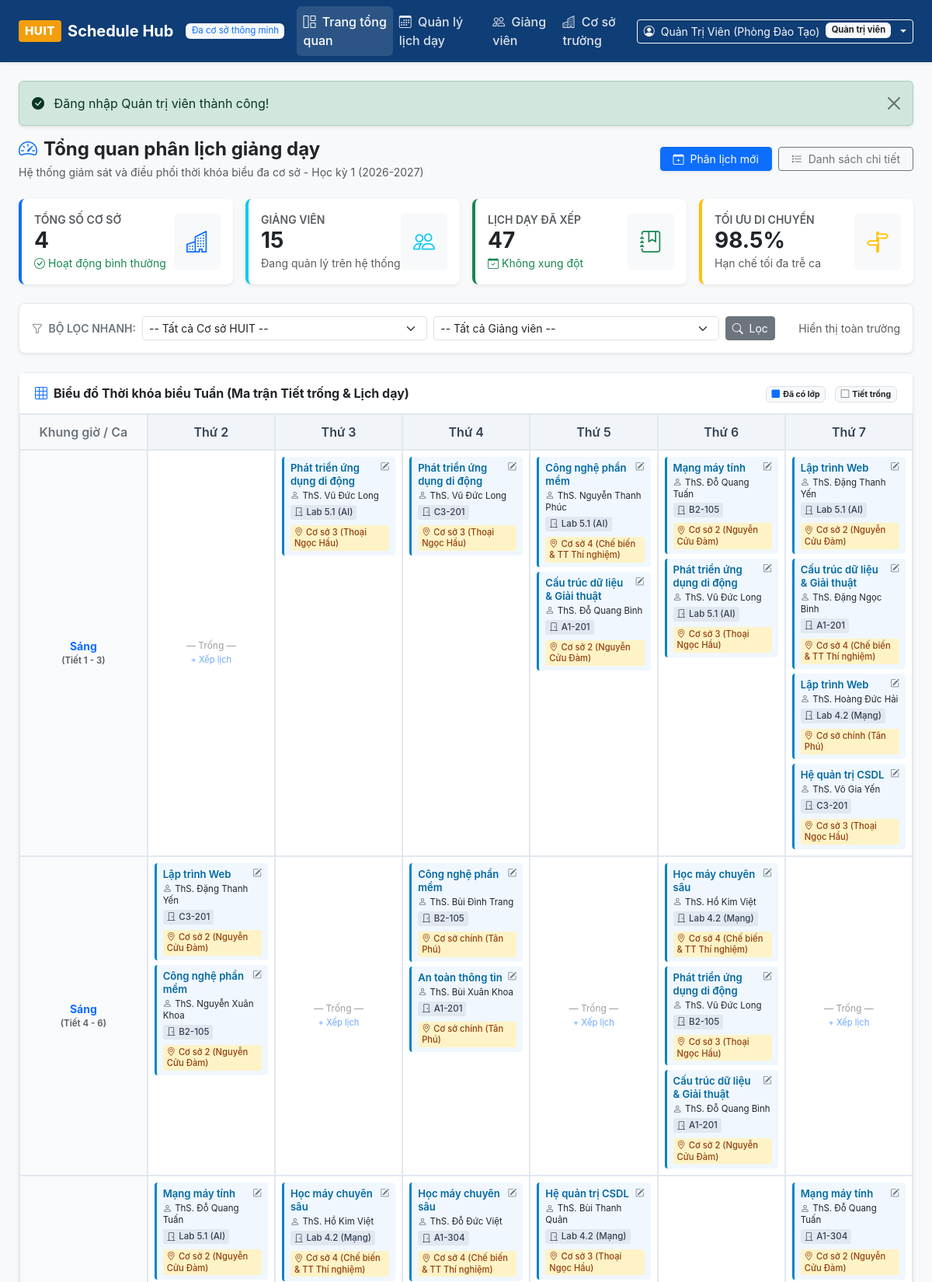
The page /?action=dashboard (signed in, upper part) on the database its author committed.
### tables this page shows
CREATE TABLE `schedules` (
  `id` int NOT NULL AUTO_INCREMENT,
  `teacher_id` int NOT NULL,
  `branch_id` int NOT NULL,
  `subject_name` varchar(150) NOT NULL,
  `room` varchar(50) NOT NULL,
  `day_of_week` varchar(20) NOT NULL,
  `shift_or_periods` varchar(50) NOT NULL,
  `semester` varchar(50) DEFAULT 'HK1 (2026-2027)',
  `notes` text,
  `created_at` timestamp NULL DEFAULT CURRENT_TIMESTAMP,
  PRIMARY KEY (`id`),
  KEY `fk_schedule_teacher` (`teacher_id`),
  KEY `fk_schedule_branch` (`branch_id`),
  CONSTRAINT `fk_schedule_branch` FOREIGN KEY (`branch_id`) REFERENCES `branches` (`id`) ON DELETE CASCADE,
  CONSTRAINT `fk_schedule_teacher` FOREIGN KEY (`teacher_id`) REFERENCES `teachers` (`id`) ON DELETE CASCADE
);

CREATE TABLE `teachers` (
  `id` int NOT NULL AUTO_INCREMENT,
  `full_name` varchar(150) NOT NULL,
  `email` varchar(150) NOT NULL,
  `phone` varchar(20) NOT NULL,
  `expertise` varchar(255) NOT NULL,
  `password` varchar(255) NOT NULL DEFAULT '$2y$10$92IXUNpkjO0rOQ5byMi.Ye4oKoEa3Ro9llC/.og/at2.uheWG/igi',
  `created_at` timestamp NULL DEFAULT CURRENT_TIMESTAMP,
  PRIMARY KEY (`id`),
  UNIQUE KEY `email` (`email`)
);

CREATE TABLE `branches` (
  `id` int NOT NULL AUTO_INCREMENT,
  `branch_name` varchar(255) NOT NULL,
  `address` varchar(255) NOT NULL,
  `created_at` timestamp NULL DEFAULT CURRENT_TIMESTAMP,
  PRIMARY KEY (`id`)
);

### src/Controllers/DashboardController.php (called while the page is built, shortened)
<?php
class DashboardController {
    public function index(): void {
        $selectedBranchId = !empty($_GET['branch_id']) ? (int)$_GET['branch_id'] : null;
        $selectedTeacherId = !empty($_GET['teacher_id']) ? (int)$_GET['teacher_id'] : null;
        $branches = Branch::all();
        $teachers = Teacher::all();
        $totalBranches = count($branches);
        $totalTeachers = count($teachers);
        $allSchedules = Schedule::all();
        $totalSchedules = count($allSchedules);
        $matrix = Schedule::getMatrixData($selectedBranchId, $selectedTeacherId);
        $days = Schedule::$daysOfWeek;
        $shifts = Schedule::$shifts;
        require_once __DIR__ . '/../../views/dashboard/index.php';
    }
}

### src/Models/Branch.php (called while the page is built, shortened)
<?php
class Branch {
    public static function all(): array {
        $pdo = Database::getConnection();
        $stmt = $pdo->query("SELECT b.*, COUNT(s.id) AS schedule_count
                             FROM branches b
                             LEFT JOIN schedules s ON b.id = s.branch_id
                             GROUP BY b.id
                             ORDER BY b.id ASC");
        return $stmt->fetchAll();
    }
}

### src/Models/Teacher.php (called while the page is built, shortened)
<?php
class Teacher {
    public static function all(?string $search = null): array {
        $pdo = Database::getConnection();
        if ($search) {
            $stmt = $pdo->prepare("SELECT t.*, COUNT(s.id) AS schedule_count
                                 FROM teachers t
                                 LEFT JOIN schedules s ON t.id = s.teacher_id
                                 WHERE t.full_name LIKE :s OR t.email LIKE :s OR t.expertise LIKE :s
                                 GROUP BY t.id
                                 ORDER BY t.full_name ASC");
            $stmt->execute(['s' => "%{$search}%"]);
        } else {
            $stmt = $pdo->query("SELECT t.*, COUNT(s.id) AS schedule_count
                                 FROM teachers t
                                 LEFT JOIN schedules s ON t.id = s.teacher_id
                                 GROUP BY t.id
                                 ORDER BY t.full_name ASC");
        }
        return $stmt->fetchAll();
    }
}

### src/Models/Schedule.php (called while the page is built, shortened)
<?php
class Schedule {
    public static array $daysOfWeek = [
        'Thứ 2',
        'Thứ 3',
        'Thứ 4',
        'Thứ 5',
        'Thứ 6',
        'Thứ 7'
    ];
    public static array $shifts = [
        'Sáng (Tiết 1 - 3)',
        'Sáng (Tiết 4 - 6)',
        'Chiều (Tiết 7 - 9)',
        'Chiều (Tiết 10 - 12)',
        'Tối (Tiết 13 - 15)'
    ];
    public static function all(array $filters = []): array {
        $pdo = Database::getConnection();
        $sql = "SELECT s.*,
                       t.full_name AS teacher_name, t.email AS teacher_email, t.expertise,
                       b.branch_name, b.address AS branch_address
                FROM schedules s
                JOIN teachers t ON s.teacher_id = t.id
                JOIN branches b ON s.branch_id = b.id
                WHERE 1=1";
        $params = [];
        $sql .= " ORDER BY FIELD(s.day_of_week, 'Thứ 2','Thứ 3','Thứ 4','Thứ 5','Thứ 6','Thứ 7'), s.shift_or_periods ASC";
        $stmt = $pdo->prepare($sql);
        $stmt->execute($params);
        return $stmt->fetchAll();
    }
    public static function getMatrixData(?int $branchId = null, ?int $teacherId = null): array {
        $schedules = self::all([
            'branch_id' => $branchId,
            'teacher_id' => $teacherId
        ]);
        $matrix = [];
        foreach (self::$shifts as $shift) {
            $matrix[$shift] = [];
            foreach (self::$daysOfWeek as $day) {
                $matrix[$shift][$day] = [];
            }
        }
        foreach ($schedules as $s) {
            $shift = $s['shift_or_periods'];
            $day = $s['day_of_week'];
            if (isset($matrix[$shift][$day])) {
                $matrix[$shift][$day][] = $s;
            }
        }
        return $matrix;
    }
}

### views/dashboard/index.php (the view, shortened to what this page needs)
<?php
require_once __DIR__ . '/../layouts/header.php';
?>
<div class="d-flex flex-column flex-md-row justify-content-between align-items-md-center gap-3 mb-4">
    <div>
        <h4 class="fw-bold mb-1 text-dark">
            <i class="bi bi-speedometer2 text-primary me-2"></i>Tổng quan phân lịch giảng dạy
        </h4>
        <p class="text-muted small mb-0">Hệ thống giám sát và điều phối thời khóa biểu đa cơ sở - Học kỳ 1 (2026-2027)</p>
    </div>
    <div class="d-flex gap-2">
        <a href="?action=schedule_create" class="btn btn-primary btn-sm px-3 shadow-sm">
            <i class="bi bi-calendar-plus me-1"></i> Phân lịch mới
        </a>
        <a href="?action=schedules" class="btn btn-outline-secondary btn-sm px-3">
            <i class="bi bi-list-task me-1"></i> Danh sách chi tiết
        </a>
    </div>
</div>
<div class="row g-3 mb-4">
    <div class="col-sm-6 col-xl-3">
        <div class="card p-3 border-0 shadow-sm border-start border-primary border-4">
            <div class="d-flex align-items-center justify-content-between">
                <div>
                    <div class="text-muted small text-uppercase fw-semibold">Tổng số cơ sở</div>
                    <div class="h3 fw-bold mb-0 text-dark"><?= $totalBranches ?></div>
                    <small class="text-success"><i class="bi bi-check-circle me-1"></i>Hoạt động bình thường</small>
                </div>
                <div class="p-3 bg-light rounded text-primary fs-3">
                    <i class="bi bi-buildings"></i>
                </div>
            </div>
        </div>
    </div>
    <div class="col-sm-6 col-xl-3">
        <div class="card p-3 border-0 shadow-sm border-start border-info border-4">
            <div class="d-flex align-items-center justify-content-between">
                <div>
                    <div class="text-muted small text-uppercase fw-semibold">Giảng viên</div>
                    <div class="h3 fw-bold mb-0 text-dark"><?= $totalTeachers ?></div>
                    <small class="text-muted">Đang quản lý trên hệ thống</small>
                </div>
                <div class="p-3 bg-light rounded text-info fs-3">
                    <i class="bi bi-people"></i>
                </div>
            </div>
        </div>
    </div>
    <div class="col-sm-6 col-xl-3">
        <div class="card p-3 border-0 shadow-sm border-start border-success border-4">
            <div class="d-flex align-items-center justify-content-between">
                <div>
                    <div class="text-muted small text-uppercase fw-semibold">Lịch dạy đã xếp</div>
                    <div class="h3 fw-bold mb-0 text-dark"><?= $totalSchedules ?></div>
                    <small class="text-success"><i class="bi bi-calendar-check me-1"></i>Không xung đột</small>
                </div>
                <div class="p-3 bg-light rounded text-success fs-3">
                    <i class="bi bi-journal-bookmark"></i>
                </div>
            </div>
        </div>
    </div>
    <div class="col-sm-6 col-xl-3">
        <div class="card p-3 border-0 shadow-sm border-start border-warning border-4">
            <div class="d-flex align-items-center justify-content-between">
                <div>
                    <div class="text-muted small text-uppercase fw-semibold">Tối ưu di chuyển</div>
                    <div class="h3 fw-bold mb-0 text-dark">98.5%</div>
                    <small class="text-muted">Hạn chế tối đa trễ ca</small>
                </div>
                <div class="p-3 bg-light rounded text-warning fs-3">
                    <i class="bi bi-signpost-split"></i>
                </div>
            </div>
        </div>
    </div>
</div>
<div class="card shadow-sm mb-4">
    <div class="card-body py-3">
        <form method="GET" action="" class="row g-2 align-items-center">
            <div class="col-12 col-md-auto fw-semibold text-secondary small text-uppercase">
                <i class="bi bi-funnel me-1"></i> Bộ lọc nhanh:
            </div>
            <div class="col-12 col-md-4">
                <select name="branch_id" class="form-select form-select-sm" onchange="this.form.submit()">
                    <option value="">-- Tất cả Cơ sở HUIT --</option>
                </select>
            </div>
            <div class="col-12 col-md-4">
                <select name="teacher_id" class="form-select form-select-sm" onchange="this.form.submit()">
                    <option value="">-- Tất cả Giảng viên --</option>
                </select>
            </div>
            <div class="col-12 col-md-auto d-flex gap-2">
                <button type="submit" class="btn btn-secondary btn-sm">
                    <i class="bi bi-search me-1"></i> Lọc
                </button>
            </div>
            <div class="col-12 col-md text-md-end text-muted small">
                <?php if ($selectedBranchId || $selectedTeacherId): ?>
                    <span class="badge bg-primary">Đang lọc kết quả</span>
                <?php else: ?>
                    <span>Hiển thị toàn trường</span>
                <?php endif; ?>
            </div>
        </form>
    </div>
</div>
<div class="card shadow-sm mb-4">
    <div class="card-header bg-white d-flex justify-content-between align-items-center">
        <span class="fw-bold text-dark">
            <i class="bi bi-grid-3x3 me-2 text-primary"></i>Biểu đồ Thời khóa biểu Tuần (Ma trận Tiết trống & Lịch dạy)
        </span>
        <div class="small text-muted d-none d-md-block">
            <span class="badge bg-light text-dark border me-2"><i class="bi bi-square-fill text-primary me-1"></i>Đã có lớp</span>
            <span class="badge bg-light text-dark border"><i class="bi bi-square text-muted me-1"></i>Tiết trống</span>
        </div>
    </div>
    <div class="card-body p-0 table-responsive">
        <table class="table-matrix mb-0">
            <thead>
                <tr>
                    <th style="width: 140px;" class="bg-light text-secondary">Khung giờ / Ca</th>
                    <?php foreach ($days as $day): ?>
                        <th class="text-center"><?= htmlspecialchars($day) ?></th>
                    <?php endforeach; ?>
                </tr>
            </thead>
            <tbody>
                <?php foreach ($shifts as $shift): ?>
                    <tr>
                        <td class="shift-header">
                            <div class="fw-bold text-primary small"><?= htmlspecialchars(explode('(', $shift)[0]) ?></div>
                            <div class="text-muted" style="font-size: 0.72rem;"><?= htmlspecialchars('(' . (explode('(', $shift)[1] ?? '')) ?></div>
                        </td>
                        <?php foreach ($days as $day): ?>
                            <?php $cellSchedules = $matrix[$shift][$day] ?? []; ?>
                            <td>
                                <?php if (!empty($cellSchedules)): ?>
                                    <?php foreach ($cellSchedules as $sch): ?>
                                        <div class="schedule-card">
                                            <div class="d-flex justify-content-between align-items-start">
                                                <span class="subj-title"><?= htmlspecialchars($sch['subject_name']) ?></span>
                                                <a href="?action=schedule_edit&id=<?= $sch['id'] ?>" class="text-secondary small ms-1" title="Chỉnh sửa">
                                                    <i class="bi bi-pencil-square"></i>
                                                </a>
                                            </div>
                                            <div class="text-dark small mb-1">
                                                <i class="bi bi-person me-1 text-muted"></i><?= htmlspecialchars($sch['teacher_name']) ?>
                                            </div>
                                            <div class="d-flex flex-wrap gap-1 align-items-center">
                                                <span class="badge-room"><i class="bi bi-door-closed me-1"></i><?= htmlspecialchars($sch['room']) ?></span>
                                                <span class="badge-branch"><i class="bi bi-geo-alt me-1"></i><?= htmlspecialchars($sch['branch_name']) ?></span>
                                            </div>
                                        </div>
                                    <?php endforeach; ?>
                                <?php else: ?>
                                    <div class="h-100 d-flex flex-column justify-content-center align-items-center text-muted" style="opacity: 0.6; min-height: 70px;">
                                        <span class="small" style="font-size: 0.75rem;">— Trống —</span>
                                        <a href="?action=schedule_create&day=<?= urlencode($day) ?>&shift=<?= urlencode($shift) ?><?= $selectedBranchId ? '&branch_id='.$selectedBranchId : '' ?><?= $selectedTeacherId ? '&teacher_id='.$selectedTeacherId : '' ?>"
                                           class="btn btn-link btn-sm p-0 text-decoration-none" style="font-size: 0.7rem;">
                                            + Xếp lịch
                                        </a>
                                    </div>
                                <?php endif; ?>
                            </td>
                        <?php endforeach; ?>
                    </tr>
                <?php endforeach; ?>
            </tbody>
        </table>
    </div>
</div>
<?php require_once __DIR__ . '/../layouts/footer.php'; ?>

### rows shown on the page
schedules: subject_name "Phát triển ứng dụng di động", teacher.full_name "ThS. Vũ Đức Long", room "Lab 5.1 (AI)", branch.branch_name "Cơ sở 3 (Thoại Ngọc Hầu)"
schedules: subject_name "Phát triển ứng dụng di động", teacher.full_name "ThS. Vũ Đức Long", room "C3-201", branch.branch_name "Cơ sở 3 (Thoại Ngọc Hầu)"
schedules: subject_name "Công nghệ phần mềm", teacher.full_name "ThS. Nguyễn Thanh Phúc", room "Lab 5.1 (AI)", branch.branch_name "Cơ sở 4 (Chế biến & TT Thí nghiệm)"
schedules: subject_name "Cấu trúc dữ liệu & Giải thuật", teacher.full_name "ThS. Đỗ Quang Bình", room "A1-201", branch.branch_name "Cơ sở 2 (Nguyễn Cửu Đàm)"
schedules: subject_name "Mạng máy tính", teacher.full_name "ThS. Đỗ Quang Tuấn", room "B2-105", branch.branch_name "Cơ sở 2 (Nguyễn Cửu Đàm)"
schedules: subject_name "Phát triển ứng dụng di động", teacher.full_name "ThS. Vũ Đức Long", room "Lab 5.1 (AI)", branch.branch_name "Cơ sở 3 (Thoại Ngọc Hầu)"
schedules: subject_name "Lập trình Web", teacher.full_name "ThS. Đặng Thanh Yến", room "Lab 5.1 (AI)", branch.branch_name "Cơ sở 2 (Nguyễn Cửu Đàm)"
schedules: subject_name "Cấu trúc dữ liệu & Giải thuật", teacher.full_name "ThS. Đặng Ngọc Bình", room "A1-201", branch.branch_name "Cơ sở 4 (Chế biến & TT Thí nghiệm)"
schedules: subject_name "Lập trình Web", teacher.full_name "ThS. Hoàng Đức Hải", room "Lab 4.2 (Mạng)", branch.branch_name "Cơ sở chính (Tân Phú)"
schedules: subject_name "Hệ quản trị CSDL", teacher.full_name "ThS. Võ Gia Yến", room "C3-201", branch.branch_name "Cơ sở 3 (Thoại Ngọc Hầu)"
schedules: subject_name "Lập trình Web", teacher.full_name "ThS. Đặng Thanh Yến", room "C3-201", branch.branch_name "Cơ sở 2 (Nguyễn Cửu Đàm)"
schedules: subject_name "Công nghệ phần mềm", teacher.full_name "ThS. Nguyễn Xuân Khoa", room "B2-105", branch.branch_name "Cơ sở 2 (Nguyễn Cửu Đàm)"
schedules: subject_name "Công nghệ phần mềm", teacher.full_name "ThS. Bùi Đình Trang", room "B2-105", branch.branch_name "Cơ sở chính (Tân Phú)"
schedules: subject_name "An toàn thông tin", teacher.full_name "ThS. Bùi Xuân Khoa", room "A1-201", branch.branch_name "Cơ sở chính (Tân Phú)"
schedules: subject_name "Học máy chuyên sâu", teacher.full_name "ThS. Hồ Kim Việt", room "Lab 4.2 (Mạng)", branch.branch_name "Cơ sở 4 (Chế biến & TT Thí nghiệm)"
schedules: subject_name "Phát triển ứng dụng di động", teacher.full_name "ThS. Vũ Đức Long", room "B2-105", branch.branch_name "Cơ sở 3 (Thoại Ngọc Hầu)"
schedules: subject_name "Cấu trúc dữ liệu & Giải thuật", teacher.full_name "ThS. Đỗ Quang Bình", room "A1-201", branch.branch_name "Cơ sở 2 (Nguyễn Cửu Đàm)"
schedules: subject_name "Mạng máy tính", teacher.full_name "ThS. Đỗ Quang Tuấn", room "Lab 5.1 (AI)", branch.branch_name "Cơ sở 2 (Nguyễn Cửu Đàm)"
schedules: subject_name "Học máy chuyên sâu", teacher.full_name "ThS. Hồ Kim Việt", room "Lab 4.2 (Mạng)", branch.branch_name "Cơ sở 4 (Chế biến & TT Thí nghiệm)"
schedules: subject_name "Học máy chuyên sâu", teacher.full_name "ThS. Đỗ Đức Việt", room "A1-304", branch.branch_name "Cơ sở 4 (Chế biến & TT Thí nghiệm)"
schedules: subject_name "Hệ quản trị CSDL", teacher.full_name "ThS. Bùi Thanh Quân", room "Lab 4.2 (Mạng)", branch.branch_name "Cơ sở 3 (Thoại Ngọc Hầu)"
schedules: subject_name "Mạng máy tính", teacher.full_name "ThS. Đỗ Quang Tuấn", room "A1-304", branch.branch_name "Cơ sở 2 (Nguyễn Cửu Đàm)"

### other values the page prints
$currentUser['name'] "Quản Trị Viên (Phòng Đào Tạo)"
$_SESSION['flash_success'] "Đăng nhập Quản trị viên thành công!"
$totalBranches "4"
$totalTeachers "15"
$totalSchedules "47"
$day "Thứ 2"
$day "Thứ 3"
$day "Thứ 4"
$day "Thứ 5"
$day "Thứ 6"
$day "Thứ 7"
explode('(', $shift)[0] "Sáng"
